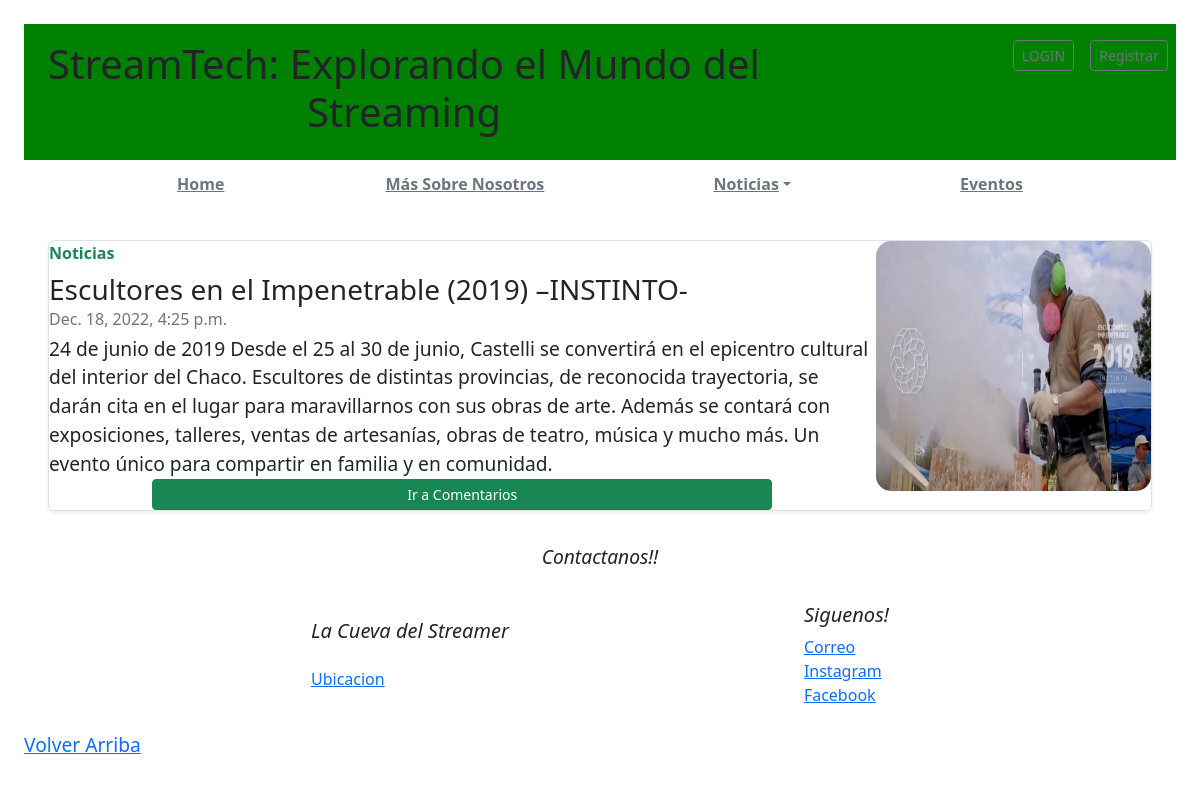
/Noticias/arte, run on the app's committed database.
### apps/noticias/models.py (models this page shows, shortened)
class Post(models.Model):
    titulo = models.CharField(max_length=100)
    contenido = models.TextField(blank=True, null=True)
    imagen = models.ImageField(null=True, blank=True, upload_to='static/img/')
    fecha = models.DateTimeField(auto_now_add=True)
    categoria = models.ForeignKey(Categoria, on_delete = models.CASCADE)

### apps/noticias/views.py (the view)
# urls.py: path('arte' , listar_NoticiasArte, name='listararte.html'),
def listar_NoticiasArte(request):
    posts = Post.objects.all().filter(categoria=1)
    post_ordenados = posts.order_by('-fecha')
    return render(request, 'noticias/listararte.html', { 'post_noticias': post_ordenados})

### templates/noticias/listararte.html (shortened to what this page needs)
{% extends 'basetemplate.html'%}
{% load static%}
{%block contenido%}
{% for post in post_noticias %}
    <div class="p-4 p-md-8  col-md-12">
        <div class="row g-0 border rounded flex-md-row mb-9 shadow-sm h-md-250 position-relative h-100">
            <div class="col p-md-8 d-flex flex-column position-static">
                <strong class="d-inline-block mb-2 text-success">Noticias</strong>
                <h3 class="mb-0">{{post.titulo}}</h3>
                <div class="mb-1 text-muted">{{ post.fecha }}</div>
                <p class="mb-auto">{{ post.contenido |safe }}</p>
                <a class="btn btn-success btn-sm mb-10 mx-auto w-75"
                    href="{% url 'noticias:detallenoticias' post.id %}">Ir a Comentarios </a>
            </div>
            <div class="col-3 d-none d-lg-block">
                <img src="{{ post.imagen.url }}" class="card-img-top" max-width="200px" height="250px" style="border-radius: 15px; padding-top: 0px;">
            </div>
        </div>
    </div>
{%endfor%}
{%endblock contenido%}

### static/css/Quienes.css (style rules this page uses)
p { font-size: larger; }
body { margin: 0; padding: 0; }

### data on the page
Post: titulo "Escultores en el Impenetrable (2019) –INSTINTO-", fecha "Dec. 18, 2022, 4:25 p.m.", contenido "24 de junio de 2019 Desde el 25 al 30 de junio, Castelli se convertirá en el epicentro cultural del interior del Chaco. Escultores de distintas provincias, de reconocida trayectoria, se darán cita en el lugar para maravillarnos con sus obras de arte. Además se contará con exposiciones, talleres, ventas de artesanías, obras de teatro, música y mucho más. Un evento único para compartir en familia y en comunidad.", imagen (picture)
